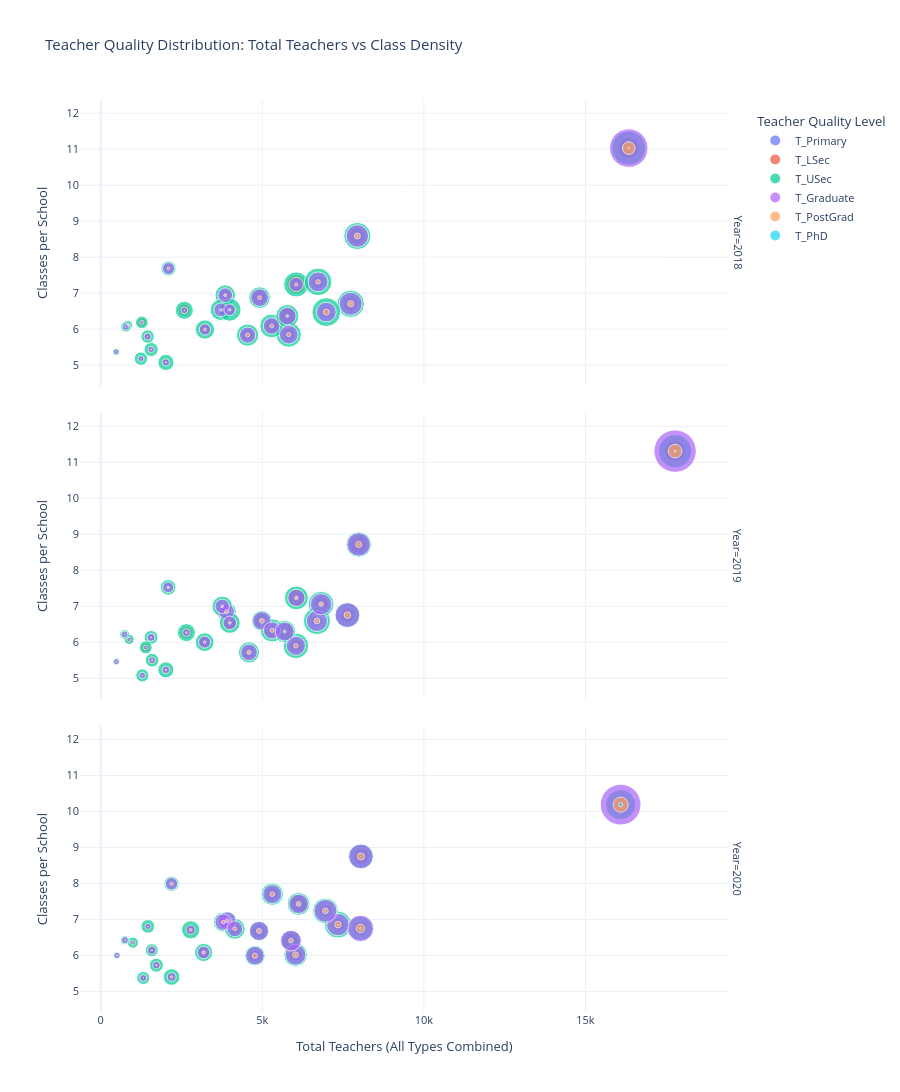

Source (notebook cell):
### Code cell
# Reshape the data
teacher_df = teacher.copy()

# Calculate total teachers for each province/year
teacher_df['Total_Teachers_All'] = (
    teacher_df['T_Primary'] + teacher_df['T_LSec'] + teacher_df['T_USec'] + 
    teacher_df['T_Graduate'] + teacher_df['T_PostGrad'] + teacher_df['T_PhD']
)

# Calculate classes per school
teacher_df['Classes_Per_School'] = teacher_df['Classes'] / teacher_df['Schools']

# Melt to get individual teacher types
teacher_df_melted = teacher_df.melt(
    id_vars=['Year', 'Province', 'Schools', 'Classes', 'Total_Teachers_All', 'Classes_Per_School'],
    value_vars=['T_Primary', 'T_LSec', 'T_USec', 'T_Graduate', 'T_PostGrad', 'T_PhD'],
    var_name='Teacher_Quality',
    value_name='Teachers_By_Type'
)

# Remove rows where there are no teachers
teacher_df_melted = teacher_df_melted[teacher_df_melted['Teachers_By_Type'] > 0]

# Create the scatter plot
fig = px.scatter(
    teacher_df_melted,
    x="Total_Teachers_All",
    y="Classes_Per_School",
    color="Teacher_Quality",
    hover_name="Province",
    size="Teachers_By_Type",  # Smaller circles for each teacher type
    size_max=30,
    facet_row="Year",
    title='Teacher Quality Distribution: Total Teachers vs Class Density',
    labels={
        'Total_Teachers_All': 'Total Teachers (All Types Combined)',
        'Classes_Per_School': 'Classes per School',
        'Teacher_Quality': 'Teacher Quality Level',
        'Teachers_By_Type': 'Teachers of This Type'
    },
    template='plotly_white'
)

fig.update_layout(
    width=900,
    height=1200,
    hovermode='closest',
    font=dict(size=11),
    showlegend=True,
    legend=dict(
        orientation="v",
        yanchor="top",
        y=0.99,
        xanchor="left",
        x=1.02
    )
)

fig.show()

### Figure 1 — Plotly figure (JSON) as saved in the notebook; plotly's stock layout.template omitted (floating-point values rounded to 4 significant figures)
{"data": [{"hovertemplate": "<b>%{hovertext}</b><br><br>Teacher Quality Level=T_Primary<br>Year=2018<br>Total Teachers (All Types Combined)=%{x}<br>Classes per School=%{y}<br>Teachers of This Type=%{marker.size}<extra></extra>", "hovertext": ["Banteay Meanchey", "Battambang", "Kampong Cham", "Kampong Chhnang", "Kampong Speu", "Kampong Thom", "Kampot", "Kandal", "Kep", "Koh Kong", "Kratie", "Mondul Kiri", "Otdar Meanchey", "Pailin", "Phnom Penh", "Preah Sihanouk", "Preah Vihear", "Prey Veng", "Pursat", "Ratanak Kiri", "Siemreap", "Stung Treng", "Svay Rieng", "Takeo", "Tbaung Khmum"], "legendgroup": "T_Primary", "marker": {"color": "#636efa", "size": [49, 91, 132, 19, 57, 65, 113, 152, 11, 12, 74, 23, 86, 11, 340, 28, 114, 36, 53, 77, 74, 59, 52, 60, 49], "sizemode": "area", "sizeref": 9.883, "symbol": "circle"}, "mode": "markers", "name": "T_Primary", "orientation": "v", "showlegend": true, "type": "scatter", "x": [5817, 7736, 6049, 3854, 4915, 4545, 5290, 7940, 479, 1245, 2587, 832, 1561, 776, 16340, 2098, 2018, 5774, 3225, 1450, 6981, 1271, 3718, 6726, 3989], "xaxis": "x3", "y": [5.849, 6.706, 7.242, 6.945, 6.876, 5.836, 6.09, 8.589, 5.37, 5.182, 6.526, 6.107, 5.437, 6.06, 11.03, 7.687, 5.077, 6.364, 5.991, 5.795, 6.475, 6.189, 6.537, 7.315, 6.54], "yaxis": "y3"}, {"hovertemplate": "<b>%{hovertext}</b><br><br>Teacher Quality Level=T_Primary<br>Year=2019<br>Total Teachers (All Types Combined)=%{x}<br>Classes per School=%{y}<br>Teachers of This Type=%{marker.size}<extra></extra>", "hovertext": ["Banteay Meanchey", "Battambang", "Kampong Cham", "Kampong Chhnang", "Kampong Speu", "Kampong Thom", "Kampot", "Kandal", "Kep", "Koh Kong", "Kratie", "Mondul Kiri", "Otdar Meanchey", "Pailin", "Phnom Penh", "Preah Sihanouk", "Preah Vihear", "Prey Veng", "Pursat", "Ratanak Kiri", "Siemreap", "Stung Treng", "Svay Rieng", "Takeo", "Tbaung Khmum"], "legendgroup": "T_Primary", "marker": {"color": "#636efa", "size": [75, 165, 218, 38, 157, 202, 84, 313, 5, 40, 51, 32, 104, 19, 392, 22, 110, 127, 82, 60, 57, 84, 104, 94, 109], "sizemode": "area", "sizeref": 9.883, "symbol": "circle"}, "mode": "markers", "name": "T_Primary", "orientation": "v", "showlegend": false, "type": "scatter", "x": [6038, 7634, 6054, 3891, 4986, 4588, 5301, 7983, 482, 1287, 2652, 879, 1590, 739, 17774, 2088, 2016, 5693, 3215, 1558, 6690, 1392, 3760, 6819, 3993], "xaxis": "x2", "y": [5.903, 6.756, 7.234, 6.852, 6.596, 5.721, 6.331, 8.718, 5.463, 5.081, 6.269, 6.081, 5.501, 6.218, 11.31, 7.527, 5.234, 6.299, 6.005, 6.136, 6.592, 5.856, 7.0, 7.059, 6.54], "yaxis": "y2"}, {"hovertemplate": "<b>%{hovertext}</b><br><br>Teacher Quality Level=T_Primary<br>Year=2020<br>Total Teachers (All Types Combined)=%{x}<br>Classes per School=%{y}<br>Teachers of This Type=%{marker.size}<extra></extra>", "hovertext": ["Banteay Meanchey", "Battambang", "Kampong Cham", "Kampong Chhnang", "Kampong Speu", "Kampong Thom", "Kampot", "Kandal", "Kep", "Koh Kong", "Kratie", "Mondul Kiri", "Otdar Meanchey", "Pailin", "Phnom Penh", "Preah Sihanouk", "Preah Vihear", "Prey Veng", "Pursat", "Ratanak Kiri", "Siemreap", "Stung Treng", "Svay Rieng", "Takeo", "Tbaung Khmum"], "legendgroup": "T_Primary", "marker": {"color": "#636efa", "size": [124, 266, 191, 61, 157, 187, 124, 314, 14, 21, 57, 59, 112, 12, 557, 56, 96, 252, 62, 69, 213, 65, 56, 143, 110], "sizemode": "area", "sizeref": 9.883, "symbol": "circle"}, "mode": "markers", "name": "T_Primary", "orientation": "v", "showlegend": false, "type": "scatter", "x": [6027, 8038, 6124, 3914, 4899, 4772, 5308, 8052, 501, 1318, 2783, 997, 1722, 748, 16089, 2191, 2192, 5886, 3185, 1581, 7340, 1459, 3791, 6954, 4148], "xaxis": "x", "y": [6.019, 6.751, 7.432, 6.964, 6.679, 5.993, 7.702, 8.751, 6.0, 5.373, 6.712, 6.355, 5.728, 6.424, 10.19, 7.991, 5.4, 6.411, 6.083, 6.144, 6.857, 6.807, 6.925, 7.238, 6.74], "yaxis": "y"}, {"hovertemplate": "<b>%{hovertext}</b><br><br>Teacher Quality Level=T_LSec<br>Year=2018<br>Total Teachers (All Types Combined)=%{x}<br>Classes per School=%{y}<br>Teachers of This Type=%{marker.size}<extra></extra>", "hovertext": ["Banteay Meanchey", "Battambang", "Kampong Cham", "Kampong Chhnang", "Kampong Speu", "Kampong Thom", "Kampot", "Kandal", "Kep", "Koh Kong", "Kratie", "Mondul Kiri", "Otdar Meanchey", "Pailin", "Phnom Penh", "Preah Sihanouk", "Preah Vihear", "Prey Veng", "Pursat", "Ratanak Kiri", "Siemreap", "Stung Treng", "Svay Rieng", "Takeo", "Tbaung Khmum"], "legendgroup": "T_LSec", "marker": {"color": "#EF553B", "size": [817, 1163, 1736, 612, 941, 671, 932, 1485, 21, 170, 658, 262, 280, 60, 2255, 211, 340, 1542, 665, 229, 679, 345, 434, 859, 665], "sizemode": "area", "sizeref": 9.883, "symbol": "circle"}, "mode": "markers", "name": "T_LSec", "orientation": "v", "showlegend": true, "type": "scatter", "x": [5817, 7736, 6049, 3854, 4915, 4545, 5290, 7940, 479, 1245, 2587, 832, 1561, 776, 16340, 2098, 2018, 5774, 3225, 1450, 6981, 1271, 3718, 6726, 3989], "xaxis": "x3", "y": [5.849, 6.706, 7.242, 6.945, 6.876, 5.836, 6.09, 8.589, 5.37, 5.182, 6.526, 6.107, 5.437, 6.06, 11.03, 7.687, 5.077, 6.364, 5.991, 5.795, 6.475, 6.189, 6.537, 7.315, 6.54], "yaxis": "y3"}, {"hovertemplate": "<b>%{hovertext}</b><br><br>Teacher Quality Level=T_LSec<br>Year=2019<br>Total Teachers (All Types Combined)=%{x}<br>Classes per School=%{y}<br>Teachers of This Type=%{marker.size}<extra></extra>", "hovertext": ["Banteay Meanchey", "Battambang", "Kampong Cham", "Kampong Chhnang", "Kampong Speu", "Kampong Thom", "Kampot", "Kandal", "Kep", "Koh Kong", "Kratie", "Mondul Kiri", "Otdar Meanchey", "Pailin", "Phnom Penh", "Preah Sihanouk", "Preah Vihear", "Prey Veng", "Pursat", "Ratanak Kiri", "Siemreap", "Stung Treng", "Svay Rieng", "Takeo", "Tbaung Khmum"], "legendgroup": "T_LSec", "marker": {"color": "#EF553B", "size": [809, 1072, 1500, 635, 915, 726, 992, 1594, 67, 204, 679, 256, 321, 48, 2153, 251, 327, 1327, 646, 216, 635, 363, 533, 1104, 757], "sizemode": "area", "sizeref": 9.883, "symbol": "circle"}, "mode": "markers", "name": "T_LSec", "orientation": "v", "showlegend": false, "type": "scatter", "x": [6038, 7634, 6054, 3891, 4986, 4588, 5301, 7983, 482, 1287, 2652, 879, 1590, 739, 17774, 2088, 2016, 5693, 3215, 1558, 6690, 1392, 3760, 6819, 3993], "xaxis": "x2", "y": [5.903, 6.756, 7.234, 6.852, 6.596, 5.721, 6.331, 8.718, 5.463, 5.081, 6.269, 6.081, 5.501, 6.218, 11.31, 7.527, 5.234, 6.299, 6.005, 6.136, 6.592, 5.856, 7.0, 7.059, 6.54], "yaxis": "y2"}, {"hovertemplate": "<b>%{hovertext}</b><br><br>Teacher Quality Level=T_LSec<br>Year=2020<br>Total Teachers (All Types Combined)=%{x}<br>Classes per School=%{y}<br>Teachers of This Type=%{marker.size}<extra></extra>", "hovertext": ["Banteay Meanchey", "Battambang", "Kampong Cham", "Kampong Chhnang", "Kampong Speu", "Kampong Thom", "Kampot", "Kandal", "Kep", "Koh Kong", "Kratie", "Mondul Kiri", "Otdar Meanchey", "Pailin", "Phnom Penh", "Preah Sihanouk", "Preah Vihear", "Prey Veng", "Pursat", "Ratanak Kiri", "Siemreap", "Stung Treng", "Svay Rieng", "Takeo", "Tbaung Khmum"], "legendgroup": "T_LSec", "marker": {"color": "#EF553B", "size": [869, 979, 1396, 484, 864, 693, 868, 1395, 24, 199, 631, 213, 348, 81, 1594, 223, 315, 1339, 632, 337, 805, 286, 481, 841, 589], "sizemode": "area", "sizeref": 9.883, "symbol": "circle"}, "mode": "markers", "name": "T_LSec", "orientation": "v", "showlegend": false, "type": "scatter", "x": [6027, 8038, 6124, 3914, 4899, 4772, 5308, 8052, 501, 1318, 2783, 997, 1722, 748, 16089, 2191, 2192, 5886, 3185, 1581, 7340, 1459, 3791, 6954, 4148], "xaxis": "x", "y": [6.019, 6.751, 7.432, 6.964, 6.679, 5.993, 7.702, 8.751, 6.0, 5.373, 6.712, 6.355, 5.728, 6.424, 10.19, 7.991, 5.4, 6.411, 6.083, 6.144, 6.857, 6.807, 6.925, 7.238, 6.74], "yaxis": "y"}, {"hovertemplate": "<b>%{hovertext}</b><br><br>Teacher Quality Level=T_USec<br>Year=2018<br>Total Teachers (All Types Combined)=%{x}<br>Classes per School=%{y}<br>Teachers of This Type=%{marker.size}<extra></extra>", "hovertext": ["Banteay Meanchey", "Battambang", "Kampong Cham", "Kampong Chhnang", "Kampong Speu", "Kampong Thom", "Kampot", "Kandal", "Kep", "Koh Kong", "Kratie", "Mondul Kiri", "Otdar Meanchey", "Pailin", "Phnom Penh", "Preah Sihanouk", "Preah Vihear", "Prey Veng", "Pursat", "Ratanak Kiri", "Siemreap", "Stung Treng", "Svay Rieng", "Takeo", "Tbaung Khmum"], "legendgroup": "T_USec", "marker": {"color": "#00cc96", "size": [3127, 3678, 3117, 2107, 2304, 2427, 2789, 3625, 280, 890, 1610, 480, 995, 501, 5611, 1110, 1295, 2628, 1840, 888, 4108, 779, 2237, 3749, 2574], "sizemode": "area", "sizeref": 9.883, "symbol": "circle"}, "mode": "markers", "name": "T_USec", "orientation": "v", "showlegend": true, "type": "scatter", "x": [5817, 7736, 6049, 3854, 4915, 4545, 5290, 7940, 479, 1245, 2587, 832, 1561, 776, 16340, 2098, 2018, 5774, 3225, 1450, 6981, 1271, 3718, 6726, 3989], "xaxis": "x3", "y": [5.849, 6.706, 7.242, 6.945, 6.876, 5.836, 6.09, 8.589, 5.37, 5.182, 6.526, 6.107, 5.437, 6.06, 11.03, 7.687, 5.077, 6.364, 5.991, 5.795, 6.475, 6.189, 6.537, 7.315, 6.54], "yaxis": "y3"}, {"hovertemplate": "<b>%{hovertext}</b><br><br>Teacher Quality Level=T_USec<br>Year=2019<br>Total Teachers (All Types Combined)=%{x}<br>Classes per School=%{y}<br>Teachers of This Type=%{marker.size}<extra></extra>", "hovertext": ["Banteay Meanchey", "Battambang", "Kampong Cham", "Kampong Chhnang", "Kampong Speu", "Kampong Thom", "Kampot", "Kandal", "Kep", "Koh Kong", "Kratie", "Mondul Kiri", "Otdar Meanchey", "Pailin", "Phnom Penh", "Preah Sihanouk", "Preah Vihear", "Prey Veng", "Pursat", "Ratanak Kiri", "Siemreap", "Stung Treng", "Svay Rieng", "Takeo", "Tbaung Khmum"], "legendgroup": "T_USec", "marker": {"color": "#00cc96", "size": [3234, 3154, 2804, 1906, 2117, 2200, 2662, 3198, 233, 843, 1608, 495, 928, 457, 5387, 1196, 1283, 2428, 1731, 960, 3625, 835, 2059, 3260, 2166], "sizemode": "area", "sizeref": 9.883, "symbol": "circle"}, "mode": "markers", "name": "T_USec", "orientation": "v", "showlegend": false, "type": "scatter", "x": [6038, 7634, 6054, 3891, 4986, 4588, 5301, 7983, 482, 1287, 2652, 879, 1590, 739, 17774, 2088, 2016, 5693, 3215, 1558, 6690, 1392, 3760, 6819, 3993], "xaxis": "x2", "y": [5.903, 6.756, 7.234, 6.852, 6.596, 5.721, 6.331, 8.718, 5.463, 5.081, 6.269, 6.081, 5.501, 6.218, 11.31, 7.527, 5.234, 6.299, 6.005, 6.136, 6.592, 5.856, 7.0, 7.059, 6.54], "yaxis": "y2"}, {"hovertemplate": "<b>%{hovertext}</b><br><br>Teacher Quality Level=T_USec<br>Year=2020<br>Total Teachers (All Types Combined)=%{x}<br>Classes per School=%{y}<br>Teachers of This Type=%{marker.size}<extra></extra>", "hovertext": ["Banteay Meanchey", "Battambang", "Kampong Cham", "Kampong Chhnang", "Kampong Speu", "Kampong Thom", "Kampot", "Kandal", "Kep", "Koh Kong", "Kratie", "Mondul Kiri", "Otdar Meanchey", "Pailin", "Phnom Penh", "Preah Sihanouk", "Preah Vihear", "Prey Veng", "Pursat", "Ratanak Kiri", "Siemreap", "Stung Treng", "Svay Rieng", "Takeo", "Tbaung Khmum"], "legendgroup": "T_USec", "marker": {"color": "#00cc96", "size": [2752, 2948, 2558, 1723, 1963, 2079, 2447, 3125, 266, 848, 1651, 605, 966, 417, 4485, 1116, 1364, 2037, 1634, 832, 3600, 925, 1885, 3243, 2135], "sizemode": "area", "sizeref": 9.883, "symbol": "circle"}, "mode": "markers", "name": "T_USec", "orientation": "v", "showlegend": false, "type": "scatter", "x": [6027, 8038, 6124, 3914, 4899, 4772, 5308, 8052, 501, 1318, 2783, 997, 1722, 748, 16089, 2191, 2192, 5886, 3185, 1581, 7340, 1459, 3791, 6954, 4148], "xaxis": "x", "y": [6.019, 6.751, 7.432, 6.964, 6.679, 5.993, 7.702, 8.751, 6.0, 5.373, 6.712, 6.355, 5.728, 6.424, 10.19, 7.991, 5.4, 6.411, 6.083, 6.144, 6.857, 6.807, 6.925, 7.238, 6.74], "yaxis": "y"}, {"hovertemplate": "<b>%{hovertext}</b><br><br>Teacher Quality Level=T_Graduate<br>Year=2018<br>Total Teachers (All Types Combined)=%{x}<br>Classes per School=%{y}<br>Teachers of This Type=%{marker.size}<extra></extra>", "hovertext": ["Banteay Meanchey", "Battambang", "Kampong Cham", "Kampong Chhnang", "Kampong Speu", "Kampong Thom", "Kampot", "Kandal", "Kep", "Koh Kong", "Kratie", "Mondul Kiri", "Otdar Meanchey", "Pailin", "Phnom Penh", "Preah Sihanouk", "Preah Vihear", "Prey Veng", "Pursat", "Ratanak Kiri", "Siemreap", "Stung Treng", "Svay Rieng", "Takeo", "Tbaung Khmum"], "legendgroup": "T_Graduate", "marker": {"color": "#ab63fa", "size": [1742, 2613, 1017, 1072, 1547, 1302, 1384, 2500, 164, 171, 241, 66, 191, 201, 7329, 706, 260, 1531, 631, 253, 1933, 86, 960, 1963, 671], "sizemode": "area", "sizeref": 9.883, "symbol": "circle"}, "mode": "markers", "name": "T_Graduate", "orientation": "v", "showlegend": true, "type": "scatter", "x": [5817, 7736, 6049, 3854, 4915, 4545, 5290, 7940, 479, 1245, 2587, 832, 1561, 776, 16340, 2098, 2018, 5774, 3225, 1450, 6981, 1271, 3718, 6726, 3989], "xaxis": "x3", "y": [5.849, 6.706, 7.242, 6.945, 6.876, 5.836, 6.09, 8.589, 5.37, 5.182, 6.526, 6.107, 5.437, 6.06, 11.03, 7.687, 5.077, 6.364, 5.991, 5.795, 6.475, 6.189, 6.537, 7.315, 6.54], "yaxis": "y3"}, {"hovertemplate": "<b>%{hovertext}</b><br><br>Teacher Quality Level=T_Graduate<br>Year=2019<br>Total Teachers (All Types Combined)=%{x}<br>Classes per School=%{y}<br>Teachers of This Type=%{marker.size}<extra></extra>", "hovertext": ["Banteay Meanchey", "Battambang", "Kampong Cham", "Kampong Chhnang", "Kampong Speu", "Kampong Thom", "Kampot", "Kandal", "Kep", "Koh Kong", "Kratie", "Mondul Kiri", "Otdar Meanchey", "Pailin", "Phnom Penh", "Preah Sihanouk", "Preah Vihear", "Prey Veng", "Pursat", "Ratanak Kiri", "Siemreap", "Stung Treng", "Svay Rieng", "Takeo", "Tbaung Khmum"], "legendgroup": "T_Graduate", "marker": {"color": "#ab63fa", "size": [1824, 3024, 1465, 1246, 1680, 1375, 1487, 2699, 170, 195, 299, 95, 226, 212, 8895, 583, 282, 1769, 725, 313, 2204, 108, 1029, 2253, 923], "sizemode": "area", "sizeref": 9.883, "symbol": "circle"}, "mode": "markers", "name": "T_Graduate", "orientation": "v", "showlegend": false, "type": "scatter", "x": [6038, 7634, 6054, 3891, 4986, 4588, 5301, 7983, 482, 1287, 2652, 879, 1590, 739, 17774, 2088, 2016, 5693, 3215, 1558, 6690, 1392, 3760, 6819, 3993], "xaxis": "x2", "y": [5.903, 6.756, 7.234, 6.852, 6.596, 5.721, 6.331, 8.718, 5.463, 5.081, 6.269, 6.081, 5.501, 6.218, 11.31, 7.527, 5.234, 6.299, 6.005, 6.136, 6.592, 5.856, 7.0, 7.059, 6.54], "yaxis": "y2"}, {"hovertemplate": "<b>%{hovertext}</b><br><br>Teacher Quality Level=T_Graduate<br>Year=2020<br>Total Teachers (All Types Combined)=%{x}<br>Classes per School=%{y}<br>Teachers of This Type=%{marker.size}<extra></extra>", "hovertext": ["Banteay Meanchey", "Battambang", "Kampong Cham", "Kampong Chhnang", "Kampong Speu", "Kampong Thom", "Kampot", "Kandal", "Kep", "Koh Kong", "Kratie", "Mondul Kiri", "Otdar Meanchey", "Pailin", "Phnom Penh", "Preah Sihanouk", "Preah Vihear", "Prey Veng", "Pursat", "Ratanak Kiri", "Siemreap", "Stung Treng", "Svay Rieng", "Takeo", "Tbaung Khmum"], "legendgroup": "T_Graduate", "marker": {"color": "#ab63fa", "size": [2112, 3454, 1866, 1577, 1792, 1681, 1765, 2979, 187, 247, 410, 115, 283, 232, 8217, 737, 384, 2158, 799, 334, 2502, 179, 1310, 2569, 1247], "sizemode": "area", "sizeref": 9.883, "symbol": "circle"}, "mode": "markers", "name": "T_Graduate", "orientation": "v", "showlegend": false, "type": "scatter", "x": [6027, 8038, 6124, 3914, 4899, 4772, 5308, 8052, 501, 1318, 2783, 997, 1722, 748, 16089, 2191, 2192, 5886, 3185, 1581, 7340, 1459, 3791, 6954, 4148], "xaxis": "x", "y": [6.019, 6.751, 7.432, 6.964, 6.679, 5.993, 7.702, 8.751, 6.0, 5.373, 6.712, 6.355, 5.728, 6.424, 10.19, 7.991, 5.4, 6.411, 6.083, 6.144, 6.857, 6.807, 6.925, 7.238, 6.74], "yaxis": "y"}, {"hovertemplate": "<b>%{hovertext}</b><br><br>Teacher Quality Level=T_PostGrad<br>Year=2018<br>Total Teachers (All Types Combined)=%{x}<br>Classes per School=%{y}<br>Teachers of This Type=%{marker.size}<extra></extra>", "hovertext": ["Banteay Meanchey", "Battambang", "Kampong Cham", "Kampong Chhnang", "Kampong Speu", "Kampong Thom", "Kampot", "Kandal", "Kep", "Koh Kong", "Kratie", "Mondul Kiri", "Otdar Meanchey", "Pailin", "Phnom Penh", "Preah Sihanouk", "Preah Vihear", "Prey Veng", "Pursat", "Ratanak Kiri", "Siemreap", "Stung Treng", "Svay Rieng", "Takeo", "Tbaung Khmum"], "legendgroup": "T_PostGrad", "marker": {"color": "#FFA15A", "size": [82, 185, 47, 43, 66, 80, 72, 173, 3, 2, 4, 1, 9, 3, 795, 43, 9, 36, 36, 3, 186, 2, 35, 95, 29], "sizemode": "area", "sizeref": 9.883, "symbol": "circle"}, "mode": "markers", "name": "T_PostGrad", "orientation": "v", "showlegend": true, "type": "scatter", "x": [5817, 7736, 6049, 3854, 4915, 4545, 5290, 7940, 479, 1245, 2587, 832, 1561, 776, 16340, 2098, 2018, 5774, 3225, 1450, 6981, 1271, 3718, 6726, 3989], "xaxis": "x3", "y": [5.849, 6.706, 7.242, 6.945, 6.876, 5.836, 6.09, 8.589, 5.37, 5.182, 6.526, 6.107, 5.437, 6.06, 11.03, 7.687, 5.077, 6.364, 5.991, 5.795, 6.475, 6.189, 6.537, 7.315, 6.54], "yaxis": "y3"}, {"hovertemplate": "<b>%{hovertext}</b><br><br>Teacher Quality Level=T_PostGrad<br>Year=2019<br>Total Teachers (All Types Combined)=%{x}<br>Classes per School=%{y}<br>Teachers of This Type=%{marker.size}<extra></extra>", "hovertext": ["Banteay Meanchey", "Battambang", "Kampong Cham", "Kampong Chhnang", "Kampong Speu", "Kampong Thom", "Kampot", "Kandal", "Kep", "Koh Kong", "Kratie", "Mondul Kiri", "Otdar Meanchey", "Pailin", "Phnom Penh", "Preah Sihanouk", "Preah Vihear", "Prey Veng", "Pursat", "Ratanak Kiri", "Siemreap", "Stung Treng", "Svay Rieng", "Takeo", "Tbaung Khmum"], "legendgroup": "T_PostGrad", "marker": {"color": "#FFA15A", "size": [96, 218, 64, 66, 115, 83, 76, 178, 7, 5, 15, 1, 11, 3, 930, 29, 14, 41, 31, 9, 166, 1, 34, 102, 37], "sizemode": "area", "sizeref": 9.883, "symbol": "circle"}, "mode": "markers", "name": "T_PostGrad", "orientation": "v", "showlegend": false, "type": "scatter", "x": [6038, 7634, 6054, 3891, 4986, 4588, 5301, 7983, 482, 1287, 2652, 879, 1590, 739, 17774, 2088, 2016, 5693, 3215, 1558, 6690, 1392, 3760, 6819, 3993], "xaxis": "x2", "y": [5.903, 6.756, 7.234, 6.852, 6.596, 5.721, 6.331, 8.718, 5.463, 5.081, 6.269, 6.081, 5.501, 6.218, 11.31, 7.527, 5.234, 6.299, 6.005, 6.136, 6.592, 5.856, 7.0, 7.059, 6.54], "yaxis": "y2"}, {"hovertemplate": "<b>%{hovertext}</b><br><br>Teacher Quality Level=T_PostGrad<br>Year=2020<br>Total Teachers (All Types Combined)=%{x}<br>Classes per School=%{y}<br>Teachers of This Type=%{marker.size}<extra></extra>", "hovertext": ["Banteay Meanchey", "Battambang", "Kampong Cham", "Kampong Chhnang", "Kampong Speu", "Kampong Thom", "Kampot", "Kandal", "Kep", "Koh Kong", "Kratie", "Mondul Kiri", "Otdar Meanchey", "Pailin", "Phnom Penh", "Preah Sihanouk", "Preah Vihear", "Prey Veng", "Pursat", "Ratanak Kiri", "Siemreap", "Stung Treng", "Svay Rieng", "Takeo", "Tbaung Khmum"], "legendgroup": "T_PostGrad", "marker": {"color": "#FFA15A", "size": [166, 371, 109, 68, 121, 132, 104, 238, 10, 3, 34, 5, 13, 6, 1146, 59, 33, 99, 57, 9, 216, 4, 59, 155, 67], "sizemode": "area", "sizeref": 9.883, "symbol": "circle"}, "mode": "markers", "name": "T_PostGrad", "orientation": "v", "showlegend": false, "type": "scatter", "x": [6027, 8038, 6124, 3914, 4899, 4772, 5308, 8052, 501, 1318, 2783, 997, 1722, 748, 16089, 2191, 2192, 5886, 3185, 1581, 7340, 1459, 3791, 6954, 4148], "xaxis": "x", "y": [6.019, 6.751, 7.432, 6.964, 6.679, 5.993, 7.702, 8.751, 6.0, 5.373, 6.712, 6.355, 5.728, 6.424, 10.19, 7.991, 5.4, 6.411, 6.083, 6.144, 6.857, 6.807, 6.925, 7.238, 6.74], "yaxis": "y"}, {"hovertemplate": "<b>%{hovertext}</b><br><br>Teacher Quality Level=T_PhD<br>Year=2018<br>Total Teachers (All Types Combined)=%{x}<br>Classes per School=%{y}<br>Teachers of This Type=%{marker.size}<extra></extra>", "hovertext": ["Battambang", "Kampong Chhnang", "Kandal", "Phnom Penh", "Prey Veng", "Siemreap", "Tbaung Khmum"], "legendgroup": "T_PhD", "marker": {"color": "#19d3f3", "size": [6, 1, 5, 10, 1, 1, 1], "sizemode": "area", "sizeref": 9.883, "symbol": "circle"}, "mode": "markers", "name": "T_PhD", "orientation": "v", "showlegend": true, "type": "scatter", "x": [7736, 3854, 7940, 16340, 5774, 6981, 3989], "xaxis": "x3", "y": [6.706, 6.945, 8.589, 11.03, 6.364, 6.475, 6.54], "yaxis": "y3"}, {"hovertemplate": "<b>%{hovertext}</b><br><br>Teacher Quality Level=T_PhD<br>Year=2019<br>Total Teachers (All Types Combined)=%{x}<br>Classes per School=%{y}<br>Teachers of This Type=%{marker.size}<extra></extra>", "hovertext": ["Battambang", "Kampong Cham", "Kampong Speu", "Kampong Thom", "Kandal", "Phnom Penh", "Preah Sihanouk", "Prey Veng", "Siemreap", "Stung Treng", "Svay Rieng", "Takeo", "Tbaung Khmum"], "legendgroup": "T_PhD", "marker": {"color": "#19d3f3", "size": [1, 3, 2, 2, 1, 17, 7, 1, 3, 1, 1, 6, 1], "sizemode": "area", "sizeref": 9.883, "symbol": "circle"}, "mode": "markers", "name": "T_PhD", "orientation": "v", "showlegend": false, "type": "scatter", "x": [7634, 6054, 4986, 4588, 7983, 17774, 2088, 5693, 6690, 1392, 3760, 6819, 3993], "xaxis": "x2", "y": [6.756, 7.234, 6.596, 5.721, 8.718, 11.31, 7.527, 6.299, 6.592, 5.856, 7.0, 7.059, 6.54], "yaxis": "y2"}, {"hovertemplate": "<b>%{hovertext}</b><br><br>Teacher Quality Level=T_PhD<br>Year=2020<br>Total Teachers (All Types Combined)=%{x}<br>Classes per School=%{y}<br>Teachers of This Type=%{marker.size}<extra></extra>", "hovertext": ["Banteay Meanchey", "Battambang", "Kampong Cham", "Kampong Chhnang", "Kampong Speu", "Kandal", "Phnom Penh", "Prey Veng", "Pursat", "Siemreap", "Takeo"], "legendgroup": "T_PhD", "marker": {"color": "#19d3f3", "size": [4, 20, 4, 1, 2, 1, 90, 1, 1, 4, 3], "sizemode": "area", "sizeref": 9.883, "symbol": "circle"}, "mode": "markers", "name": "T_PhD", "orientation": "v", "showlegend": false, "type": "scatter", "x": [6027, 8038, 6124, 3914, 4899, 8052, 16089, 5886, 3185, 7340, 6954], "xaxis": "x", "y": [6.019, 6.751, 7.432, 6.964, 6.679, 8.751, 10.19, 6.411, 6.083, 6.857, 7.238], "yaxis": "y"}], "layout": {"annotations": [{"font": {}, "showarrow": false, "text": "Year=2020", "textangle": 90, "x": 0.98, "xanchor": "left", "xref": "paper", "y": 0.1567, "yanchor": "middle", "yref": "paper"}, {"font": {}, "showarrow": false, "text": "Year=2019", "textangle": 90, "x": 0.98, "xanchor": "left", "xref": "paper", "y": 0.5, "yanchor": "middle", "yref": "paper"}, {"font": {}, "showarrow": false, "text": "Year=2018", "textangle": 90, "x": 0.98, "xanchor": "left", "xref": "paper", "y": 0.8433, "yanchor": "middle", "yref": "paper"}], "font": {"size": 11}, "height": 1200, "hovermode": "closest", "legend": {"itemsizing": "constant", "orientation": "v", "title": {"text": "Teacher Quality Level"}, "tracegroupgap": 0, "x": 1.02, "xanchor": "left", "y": 0.99, "yanchor": "top"}, "showlegend": true, "title": {"text": "Teacher Quality Distribution: Total Teachers vs Class Density"}, "width": 900, "xaxis": {"anchor": "y", "domain": [0, 0.98], "title": {"text": "Total Teachers (All Types Combined)"}}, "xaxis2": {"anchor": "y2", "domain": [0, 0.98], "matches": "x", "showticklabels": false}, "xaxis3": {"anchor": "y3", "domain": [0, 0.98], "matches": "x", "showticklabels": false}, "yaxis": {"anchor": "x", "domain": [0, 0.3133], "title": {"text": "Classes per School"}}, "yaxis2": {"anchor": "x2", "domain": [0.3433, 0.6567], "matches": "y", "title": {"text": "Classes per School"}}, "yaxis3": {"anchor": "x3", "domain": [0.6867, 1.0], "matches": "y", "title": {"text": "Classes per School"}}}}
